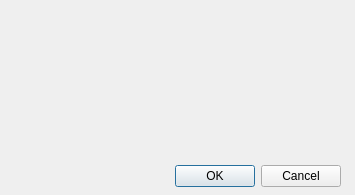
<?xml version="1.0" encoding="UTF-8"?>
<ui version="4.0">
 <class>Componentsetting</class>
 <widget class="QDialog" name="Componentsetting">
  <property name="geometry">
   <rect>
    <x>0</x>
    <y>0</y>
    <width>355</width>
    <height>195</height>
   </rect>
  </property>
  <property name="windowTitle">
   <string>Dialog</string>
  </property>
  <widget class="QDialogButtonBox" name="buttonBox">
   <property name="geometry">
    <rect>
     <x>-120</x>
     <y>160</y>
     <width>461</width>
     <height>32</height>
    </rect>
   </property>
   <property name="orientation">
    <enum>Qt::Orientation::Horizontal</enum>
   </property>
   <property name="standardButtons">
    <set>QDialogButtonBox::StandardButton::Cancel|QDialogButtonBox::StandardButton::Ok</set>
   </property>
  </widget>
 </widget>
 <resources/>
 <connections>
  <connection>
   <sender>buttonBox</sender>
   <signal>accepted()</signal>
   <receiver>Componentsetting</receiver>
   <slot>accept()</slot>
   <hints>
    <hint type="sourcelabel">
     <x>248</x>
     <y>254</y>
    </hint>
    <hint type="destinationlabel">
     <x>157</x>
     <y>274</y>
    </hint>
   </hints>
  </connection>
  <connection>
   <sender>buttonBox</sender>
   <signal>rejected()</signal>
   <receiver>Componentsetting</receiver>
   <slot>reject()</slot>
   <hints>
    <hint type="sourcelabel">
     <x>316</x>
     <y>260</y>
    </hint>
    <hint type="destinationlabel">
     <x>286</x>
     <y>274</y>
    </hint>
   </hints>
  </connection>
 </connections>
</ui>
